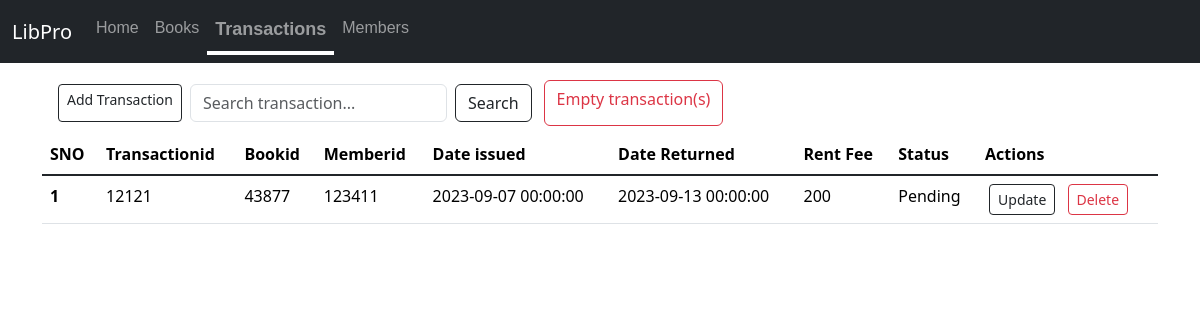
The app's page /transactions, older data.
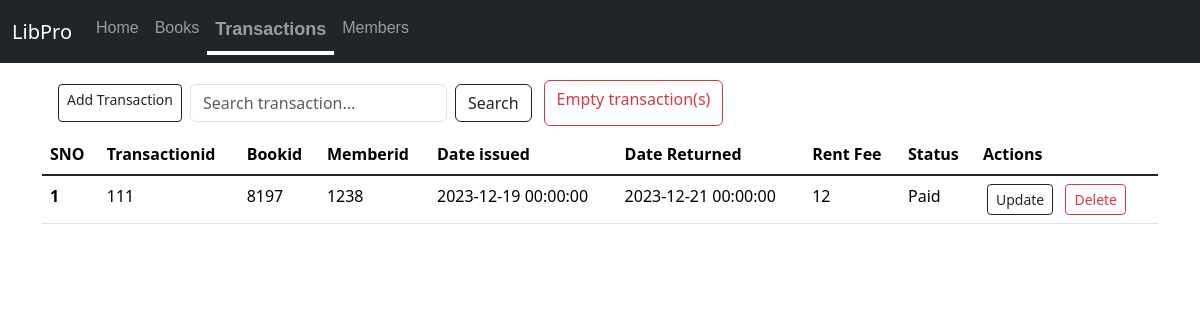
The same page, newer data.
### app.py (models this page shows)
class Transactions(db.Model):
    sno = db.Column(db.Integer, primary_key=True,unique=True)
    Transactionid = db.Column(db.Integer,unique=True)
    bookid = db.Column(db.Integer, nullable=False)
    memberid = db.Column(db.Integer, nullable=False)
    date_issued = db.Column(db.DateTime, nullable=False,default=datetime.date)
    date_returned = db.Column(db.DateTime, nullable=True)
    rent_fee = db.Column(db.Integer, nullable=False)
    status=db.Column(db.String(20),nullable=False)

### app.py (the view, shortened to what this page needs)
@app.route('/<string:table>',methods=['GET','POST'])
def view(table):
    record_class=globals().get(table.capitalize())
    if record_class is None:
        flash("Invalid Operation",'warning')
        return redirect('/')
    else:
        allrecords=record_class.query.all()
        return render_template(f'{table}.html',allrecords=allrecords)

### templates/transactions.html (shortened to what this page needs)
{% extends 'base.html' %}
{% block body %}
<div class="container">
  <div style="display:flex" class="my-2 container">
    <a href="/addrecord/transactions" class="add btn btn-outline-dark btn-sm mx-1 my-1" type="button">Add Transaction</a>
    <form style="width:fit-content" class="d-flex mx-1 my-1" method="POST" action="/search/transactions" role="search">
      <input class="form-control me-2" name="searchitem"  id="searchtran" type="search" placeholder="Search transaction..." aria-label="Search">
      <button class="btn btn-outline-dark"  type="submit">Search</button>
    </form>
    <a class="btn btn-outline-danger mx-2" href="/empty/transactions" type="button">Empty transaction(s)</a>
  </div>
    <table class="table">
        <thead>
          <tr>
            <th scope="col">SNO</th>
            <th scope="col">Transactionid</th>
            <th scope="col">Bookid</th>
            <th scope="col">Memberid</th>
            <th scope="col">Date issued</th>
            <th scope="col">Date Returned</th>
            <th scope="col">Rent Fee</th>
            <th scope="col">Status</th>
            <th scope="col">Actions</th>
          </tr>
        </thead>
        <tbody class="table-group-divider">
          {% for records in allrecords %}
          <tr>
            <th scope="row">{{loop.index}}</th>
            <td>{{records.Transactionid}}</td>
            <td>{{records.bookid}}</td>
            <td>{{records.memberid}}</td>
            <td>{{records.date_issued}}</td>
            <td>{{records.date_returned}}</td>
            <td>{{records.rent_fee}}</td>
            <td>{{records.status}}</td>
            <td>
              <a href="/updaterecord/transactions/{{records.sno}}" class="btn btn-outline-dark btn-sm mx-1">Update</a>
              <a href="/deleterecord/transactions/{{records.sno}}" class="btn btn-outline-danger btn-sm mx-1">Delete</a>
            </td>
          </tr>
          {% endfor %}
        </tbody>
      </table>
</div>
{% endblock body %}

### templates/base.html (shortened to what this page needs)
<!DOCTYPE html>
<html lang="en">
<head>
    <link href="https://cdn.jsdelivr.net/npm/bootstrap@5.3.1/dist/css/bootstrap.min.css" rel="stylesheet">
<link rel="stylesheet" href="{{ url_for('static', filename='css/style.css') }}">
</head>
<body>
    <nav class="navbarl navbar navbar-expand-lg  navbar-dark bg-dark">
        <div class="container-fluid">
          <a class="navbar-brand" href="/">LibPro</a>
          <div class="collapse navbar-collapse" id="navbarSupportedContent">
            <ul class="navbar-nav me-auto mb-2 mb-lg-0">
              <li id="home-nav" class="nav-item">
                <a class=" nav-link" aria-current="page" href="/">Home</a>
              </li>
              <li id="books-nav" class="bg-dark nav-item">
                <a class="nav-link" aria-current="page" href="/books">Books</a>
              </li>
              <li id="transaction-nav" class="nav-item">
                <a class="nav-link" href="/transactions">Transactions</a>
              </li>
              <li id="members-nav" class="nav-item">
                <a class="nav-link" href="/members">Members</a>
              </li>
          </div>
        </div>
      </nav><br><br><br>
      {% block body %}
      {% endblock body %}
    </body>
</html>

### static/css/style.css (style rules this page uses)
.navbar { overflow:visible; position:fixed; top: 0; bottom: 10; width: 100%; margin-bottom: 1ch; }
.navbarl li a { font-family:sans-serif; position:initial; }
.navbarl li a::after { content:""; background-color: rgb(255, 255, 255); height: 2px; width:100%; display: block; transition:0.2s; transform: scale(0); transform-origin:left ; }
.navbarl li.active a { font-size: large; transition: none; font-weight:bolder; }
.navbarl li.active a::after { content: none; background-color: transparent; height: 4px; width: 100%; transition: none; transform: scale(0); font-size: larger; }
.navbar-brand { position:sticky; }
.active { color: rgb(255, 255, 255); font-size: larger; }
.active:after { content:""; background-color: rgb(255, 255, 255); height: 4px; width:100%; display: block; transform: scale(1); }

Row changes from the older to the newer data that the page shows:
removed Transactions: Transactionid "12121", bookid "43877", memberid "123411", date_issued "2023-09-07 00:00:00", date_returned "2023-09-13 00:00:00", rent_fee "200", status "Pending"
added Transactions: Transactionid "111", bookid "8197", memberid "1238", date_issued "2023-12-19 00:00:00", date_returned "2023-12-21 00:00:00", rent_fee "12", status "Paid"
